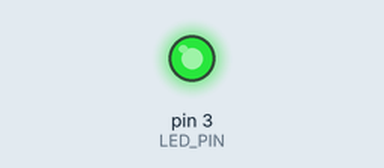
The sketch below on a simulated Arduino Uno, built with avr-gcc and run on an emulated ATmega328P. Parts: output pins drawn as LEDs (lit = HIGH).

Above: at 0.1 s.
Timing chart, 0 to 1.6 s (numbered marks = the images above):
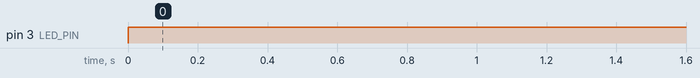

The sketch:

sketch.ino
```cpp
#define LED_PIN 3
void setup() {
    pinMode(LED_PIN, OUTPUT);
}
void loop() {
    digitalWrite(LED_PIN, HIGH);
    delay(1000);
    // digitalWrite(LED_PIN, LOW);
    // delay(1000);
}

// Notes: Add a button before the resistor and connect it to pin 3
// Current will continue to flow into the LED while the button is pressed
```

Measured:
- by itself, pin 3 (LED_PIN): LOW → HIGH at 0.00 s
